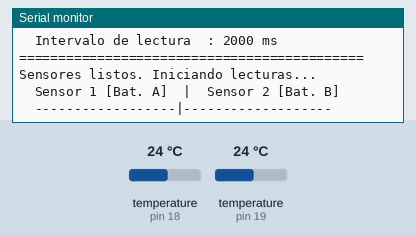
A sketch run on a simulated Arduino Uno, built with avr-gcc and run on an emulated ATmega328P. Shown: the last lines printed to the serial monitor. Wiring (inferred from the names in the program): 2 × DS18B20 sensor: data pin 18 / data pin 19. The test bench sets the inputs (shaded band); at power-on: temperature (sensors on pin 18, pin 19) 24 °C.

Above: at 2.1 s.
2.2 s: temperature (sensor on pin 18) set to 12 °C
At 3.5 s:
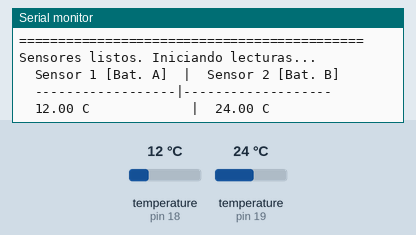
6.2 s: temperature (sensor on pin 19) set to 12 °C
At 7.8 s:
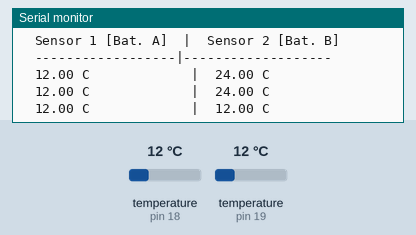
9.1 s: temperature (sensor on pin 18) set to 19 °C
At 11.7 s:
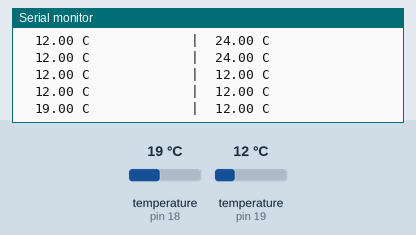
12.0 s: temperature (sensor on pin 19) set to 19 °C
At 13.5 s:
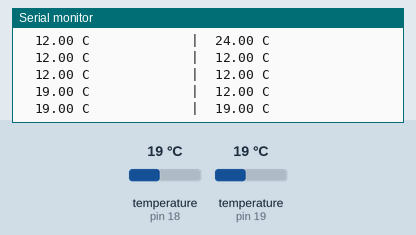
Timing chart, 0 to 15.0 s (numbered marks = the images above; inputs shaded):
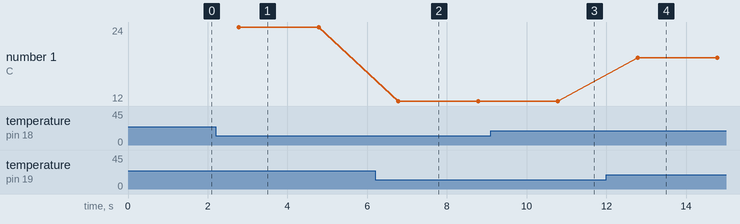

The sketch:

sensor_inductivo_rpm.ino
```cpp
// =============================================================
//  MEDIDOR DE TEMPERATURA - DOS SENSORES DS18B20 INDEPENDIENTES
//  Sin librerías externas - Protocolo 1-Wire manual
//  Sensor 1 (batería A): GPIO 18
//  Sensor 2 (batería B): GPIO 19
//  Reporte serial: cada 2 segundos
//  Compatible con: Medidor RPM/Frecuencia (rpm_setup / rpm_loop)
// =============================================================

// -------------------------------------------------------------
//  SECCIÓN 1: DEFINES DE CONFIGURACIÓN
// -------------------------------------------------------------
#define PIN_SENSOR_1          18
#define PIN_SENSOR_2          19
#define INTERVALO_TEMP_MS     2000
#define SERIAL_BAUDRATE       9600   // Debe coincidir con el código RPM

// Comandos del protocolo 1-Wire / DS18B20
#define DS18B20_SKIP_ROM      0xCC
#define DS18B20_CONVERT_T     0x44
#define DS18B20_READ_SCRATCH  0xBE

// Valor centinela para indicar lectura fallida
#define TEMP_ERROR            -999.0f

// -------------------------------------------------------------
//  SECCIÓN 2: VARIABLES GLOBALES (no hay ISR en este módulo)
// -------------------------------------------------------------
// (Sin variables volátiles - el DS18B20 se lee de forma síncrona)

// -------------------------------------------------------------
//  SECCIÓN 3: VARIABLES DE CÁLCULO (usadas solo en temp_loop)
// -------------------------------------------------------------
uint32_t tiempoUltimaLecturaTemp_ms = 0;

float tempSensor1_C = 0.0f;
float tempSensor2_C = 0.0f;

// -------------------------------------------------------------
//  SECCIÓN 4: FUNCIONES 1-WIRE MANUALES (núcleo del protocolo)
// -------------------------------------------------------------

// ── Genera el pulso de reset e identifica presencia del sensor ──
// Devuelve true si el sensor respondió, false si no hay dispositivo.
bool oneWire_Reset(uint8_t pin) {
  // Tirar la línea a LOW por 480 µs mínimo (reset pulse)
  pinMode(pin, OUTPUT);
  digitalWrite(pin, LOW);
  delayMicroseconds(480);

  // Soltar la línea y esperar la ventana de presencia (15-60 µs)
  pinMode(pin, INPUT_PULLUP);
  delayMicroseconds(70);

  // Leer el pulso de presencia: el sensor la pone en LOW
  bool presencia = (digitalRead(pin) == LOW);
  delayMicroseconds(410); // Completar el slot de 480 µs

  return presencia;
}

// ── Escribe UN bit en el bus 1-Wire ──
void oneWire_WriteBit(uint8_t pin, uint8_t bit) {
  pinMode(pin, OUTPUT);
  digitalWrite(pin, LOW);
  if (bit) {
    delayMicroseconds(6);    // Slot '1': pulso corto, luego soltar
    pinMode(pin, INPUT_PULLUP);
    delayMicroseconds(64);
  } else {
    delayMicroseconds(60);   // Slot '0': mantener LOW todo el slot
    pinMode(pin, INPUT_PULLUP);
    delayMicroseconds(10);
  }
}

// ── Lee UN bit del bus 1-Wire ──
uint8_t oneWire_ReadBit(uint8_t pin) {
  pinMode(pin, OUTPUT);
  digitalWrite(pin, LOW);
  delayMicroseconds(6);       // Pulso de iniciación de lectura (≥1 µs)
  pinMode(pin, INPUT_PULLUP);
  delayMicroseconds(9);       // Esperar centro del slot de muestreo
  uint8_t bit = digitalRead(pin);
  delayMicroseconds(55);      // Completar el slot de 70 µs
  return bit;
}

// ── Escribe un byte completo (LSB primero, según estándar 1-Wire) ──
void oneWire_WriteByte(uint8_t pin, uint8_t byteVal) {
  for (uint8_t i = 0; i < 8; i++) {
    oneWire_WriteBit(pin, (byteVal >> i) & 0x01);
  }
}

// ── Lee un byte completo (LSB primero) ──
uint8_t oneWire_ReadByte(uint8_t pin) {
  uint8_t resultado = 0;
  for (uint8_t i = 0; i < 8; i++) {
    if (oneWire_ReadBit(pin)) {
      resultado |= (1 << i);
    }
  }
  return resultado;
}

// ── Secuencia completa de lectura de temperatura del DS18B20 ──
// Retorna la temperatura en °C, o TEMP_ERROR si falla la comunicación.
float ds18b20_LeerTemperatura(uint8_t pin) {

  // PASO 1: Iniciar conversión de temperatura
  if (!oneWire_Reset(pin)) return TEMP_ERROR;
  oneWire_WriteByte(pin, DS18B20_SKIP_ROM);    // No importa la dirección ROM
  oneWire_WriteByte(pin, DS18B20_CONVERT_T);   // Ordenar conversión

  // PASO 2: Esperar conversión (máximo 750 ms para resolución 12-bit)
  // En lugar de un delay fijo, esperamos la señal de "listo" del sensor
  uint32_t inicio = millis();
  while (oneWire_ReadBit(pin) == 0) {
    if ((millis() - inicio) > 1000) return TEMP_ERROR; // Timeout de seguridad
    delay(10);
  }

  // PASO 3: Leer el Scratchpad (registro interno con los 9 bytes de datos)
  if (!oneWire_Reset(pin)) return TEMP_ERROR;
  oneWire_WriteByte(pin, DS18B20_SKIP_ROM);
  oneWire_WriteByte(pin, DS18B20_READ_SCRATCH);

  // Solo necesitamos los 2 primeros bytes: LSB y MSB del dato de temperatura
  uint8_t tempLSB = oneWire_ReadByte(pin);
  uint8_t tempMSB = oneWire_ReadByte(pin);

  // PASO 4: Convertir los 2 bytes a temperatura en °C
  // El DS18B20 devuelve el valor en complemento a 2, con resolución de 1/16 °C
  int16_t rawTemp = (int16_t)((tempMSB << 8) | tempLSB);
  float temperatura_C = (float)rawTemp / 16.0f;

  return temperatura_C;
}

// -------------------------------------------------------------
//  SECCIÓN 5: FUNCIÓN DE INICIALIZACIÓN
// -------------------------------------------------------------
void temp_setup() {
  // Serial.begin() ya fue llamado por rpm_setup() con el mismo baudrate.
  // Si usás este código de forma INDEPENDIENTE (sin el código RPM),
  // descomentá la siguiente línea:
  // Serial.begin(SERIAL_BAUDRATE);
  // delay(500);

  Serial.println("============================================");
  Serial.println("  Medidor de Temperatura - DS18B20 x2");
  Serial.println("  Sin librerias externas - 1-Wire manual");
  Serial.println("============================================");
  Serial.print("  Sensor 1 (Bateria A)  : GPIO ");
  Serial.println(PIN_SENSOR_1);
  Serial.print("  Sensor 2 (Bateria B)  : GPIO ");
  Serial.println(PIN_SENSOR_2);
  Serial.print("  Intervalo de lectura  : ");
  Serial.print(INTERVALO_TEMP_MS);
  Serial.println(" ms");
  Serial.println("============================================");
  Serial.println();

  // Los pines se configuran como INPUT_PULLUP en reposo (línea 1-Wire en HIGH)
  pinMode(PIN_SENSOR_1, INPUT_PULLUP);
  pinMode(PIN_SENSOR_2, INPUT_PULLUP);

  tiempoUltimaLecturaTemp_ms = millis();
  Serial.println("Sensores listos. Iniciando lecturas...");
  Serial.println();
  Serial.println("  Sensor 1 [Bat. A]  |  Sensor 2 [Bat. B]");
  Serial.println("  ------------------|-------------------");
}

// -------------------------------------------------------------
//  SECCIÓN 6: FUNCIÓN DE LOOP PRINCIPAL
// -------------------------------------------------------------
void temp_loop() {
  uint32_t ahora_ms = millis();

  if ((ahora_ms - tiempoUltimaLecturaTemp_ms) >= INTERVALO_TEMP_MS) {
    tiempoUltimaLecturaTemp_ms = ahora_ms;

    // ── Leer ambos sensores secuencialmente ──
    // (No se pueden leer en paralelo porque cada bus 1-Wire es independiente
    //  y el protocolo es síncrono: bloquea ~750 ms por lectura)
    tempSensor1_C = ds18b20_LeerTemperatura(PIN_SENSOR_1);
    tempSensor2_C = ds18b20_LeerTemperatura(PIN_SENSOR_2);

    // ── Imprimir resultados ──
    Serial.print("  ");
    if (tempSensor1_C == TEMP_ERROR) {
      Serial.print("  ERROR (sin resp.)");
    } else {
      Serial.print(tempSensor1_C, 2);
      Serial.print(" C            ");
    }

    Serial.print(" |  ");

    if (tempSensor2_C == TEMP_ERROR) {
      Serial.println("  ERROR (sin resp.)");
    } else {
      Serial.print(tempSensor2_C, 2);
      Serial.println(" C");
    }
  }
}

// -------------------------------------------------------------
//  SECCIÓN 7: SETUP Y LOOP DE ARDUINO
// -------------------------------------------------------------
void setup() {
  Serial.begin(SERIAL_BAUDRATE);
  delay(500);
  temp_setup();
}

void loop() {
  temp_loop();
}
```

Measured:
- after the input at 2.2 s, the serial monitor: prints a new line after 0.58 s (image 1)
- after the input at 6.2 s, the serial monitor: prints a new line after 0.58 s (image 2)
- after the input at 9.1 s, the serial monitor: prints a new line after 1.7 s (image 3)
- after the input at 12.0 s, the serial monitor: prints a new line after 0.78 s (image 4)
